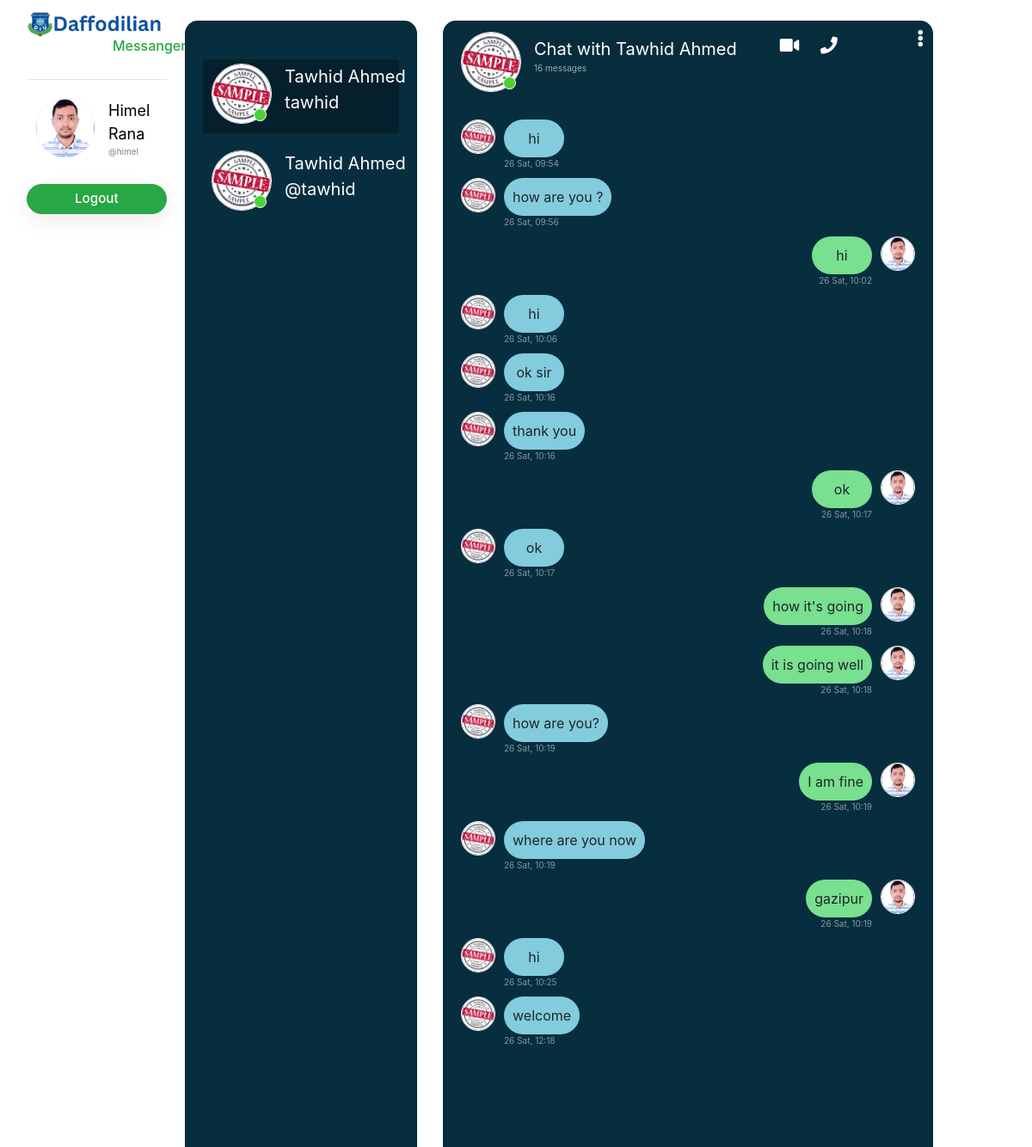
The page /app/chat/ (signed in, upper part) on the database as committed earlier.
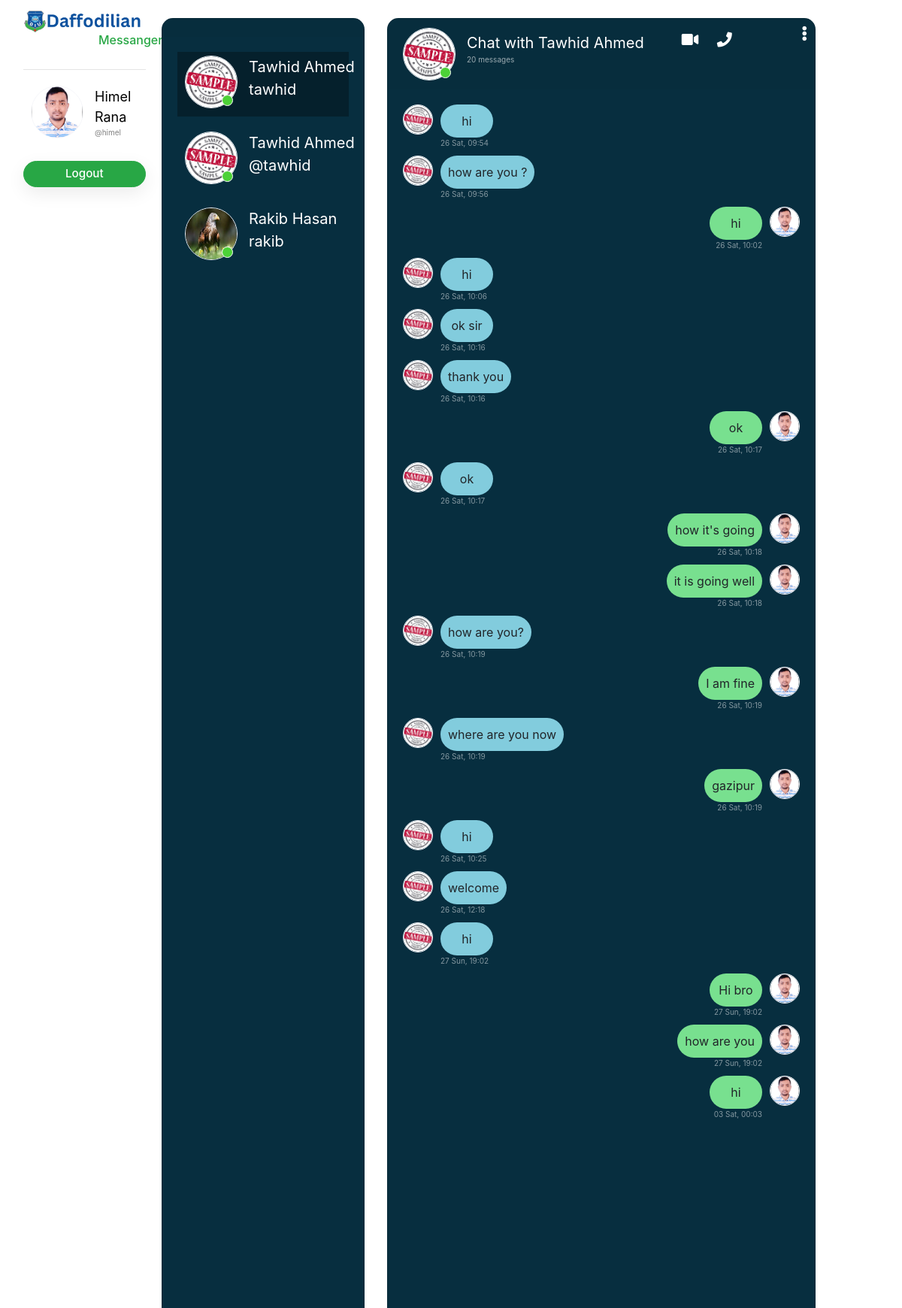
The same page on the database as committed later.
### network/models.py (models this page shows, shortened)
class User(AbstractUser):
    profile_pic = models.ImageField(upload_to='profile_pic/')
    bio = models.TextField(max_length=160, blank=True, null=True)
    cover = models.ImageField(upload_to='covers/', blank=True)

### chat/models.py (models this page shows)
class Thread(models.Model):
    first_person = models.ForeignKey(User, on_delete=models.CASCADE, null=True, blank=True,
                                     related_name='thread_first_person')
    second_person = models.ForeignKey(User, on_delete=models.CASCADE, null=True, blank=True,
                                      related_name='thread_second_person')
    updated = models.DateTimeField(auto_now=True)
    timestamp = models.DateTimeField(auto_now_add=True)
    objects = ThreadManager()
    class Meta:
        unique_together = ['first_person', 'second_person']

class ChatMessage(models.Model):
    thread = models.ForeignKey(Thread, null=True, blank=True, on_delete=models.CASCADE,
                               related_name='chatmessage_thread')
    user = models.ForeignKey(User, on_delete=models.CASCADE)
    message = models.TextField()
    timestamp = models.DateTimeField(auto_now_add=True)

### chat/views.py (the view)
# urls.py: path('', views.messages_page),
@login_required
def messages_page(request):
    threads = Thread.objects.by_user(user=request.user).prefetch_related('chatmessage_thread').order_by('timestamp')
    context = {
        'Threads': threads
    }
    return render(request, 'messages.html', context)

### chat/models.py (called while the page is built)
    def by_user(self, **kwargs):
        user = kwargs.get('user')
        lookup = Q(first_person=user) | Q(second_person=user)
        qs = self.get_queryset().filter(lookup).distinct()
        return qs

### chat/templates/messages.html (shortened to what this page needs)
{%  load static %}
<html>
	<head>
		<link rel="stylesheet" href="https://stackpath.bootstrapcdn.com/bootstrap/4.1.3/css/bootstrap.min.css">
		<link rel="stylesheet" href="https://use.fontawesome.com/releases/v5.5.0/css/all.css">
		<link rel="stylesheet" type="text/css" href="https://cdnjs.cloudflare.com/ajax/libs/malihu-custom-scrollbar-plugin/3.1.5/jquery.mCustomScrollbar.min.css">
        <link href="{% static 'network/styles.css' %}" rel="stylesheet">
        <link rel="stylesheet" href="{% static 'chat/css/messages.css' %}">
    </head>
	<body>
		<div class="container-fluid h-100">
			<div class="row   h-100 ">
                <div class="col-md-2">
                    <nav class="navbar ">
                        <a href="{% url 'index' %}" class="navbar-brand">
                            <img src="{% static 'network/Images/logo.png' %}" height="31px">
                            <h6 style="padding-left: 100px;color: #28a745;">Messanger</h6>
                        </a>
                        <div style="height: 100%;">
                            <div>
                                 <hr>
                            </div>
                            <div>
                                 <ui class="contacts">
                                   <li class=" ">
                                      <div class="d-flex ">
                                         <div class=" ">
                                            <img src="{{ request.user.profile_pic.url }}" class="rounded-circle user_img">
                                         </div>
                                         <div class="user_info">
                                            <span style="color: black; font-size: 18px;">{{ request.user.first_name }} {{ request.user.last_name }}</span>
                                            <span style="color: gray; font-size: 10px; ">@{{ request.user.username }}</span>
                                         </div>
                                      </div>
                                   </li>
                                </ui>
                            </div>
                            <div style="margin-top: 15%">
                                {% if user.is_authenticated %}
                                    <a href="{% url 'logout' %}" class="btn btn-success new-post-btn">Logout</a>
                                {% endif %}
                            </div>
                        </div>
                    </nav>
                </div>
				<div class="col-md-4 col-xl-3 chat h-90 mt-4">
                    <div class="card mb-sm-3 mb-md-0 contacts_card">
					<div class="card-header">
					</div>
					<div class="card-body contacts_body">
						<ui class="contacts">
                            {% for thread in Threads %}
                                <li class="{% if forloop.first %}active{% endif %} contact-li" chat-id="chat_{{ thread.id }}" style="cursor: pointer">
                                    <div class="d-flex bd-highlight">
                                        <div class="img_cont">
                                            {% if thread.first_person == user %}
                                                <img src="{{ thread.second_person.profile_pic.url }}" class="rounded-circle user_img">
                                            {% else %}
                                                <img src="{{ thread.first_person.profile_pic.url }}" class="rounded-circle user_img">
                                            {% endif %}
                                            <span class="online_icon"></span>
                                        </div>
                                        <div class="user_info">
                                            {% if thread.first_person == user %}
                                                <span>{{ thread.second_person.first_name }} {{ thread.second_person.last_name }}</span>
                                            {% else %}
                                                <span>{{ thread.first_person.first_name }} {{ thread.first_person.last_name }}</span>
                                            {% endif %}
                                            <p>
                                                {% if thread.first_person == user %}
                                                <span>@{{ thread.second_person.username }}</span>
                                                {% else %}
                                                <span>{{ thread.first_person.username }}</span>
                                                {% endif %}
                                            </p>
                                        </div>
                                    </div>
                                </li>
                            {% endfor %}
						</ui>
					</div>
				</div></div>
				<div class="col-md-6 col-xl-6 chat h-90 mt-4">
					<div class="card">
                        {% for thread in Threads %}
                            <div class="messages-wrapper  {% if forloop.first %}hide is_active{% else %}hide{% endif %}" chat-id="chat_{{ thread.id }}" other-user-id="
                                        {% if thread.first_person == user %}
                                            {{ thread.second_person.id }}
                                        {% else %}
                                            {{ thread.first_person.id }}
                                        {% endif %}
                                    ">
                                <div class="card-header msg_head">
                                    <div class="d-flex bd-highlight">
                                        <div class="img_cont">
                                            {% if thread.first_person == user %}
                                                <img src="{{ thread.second_person.profile_pic.url }}"  class="rounded-circle user_img">
                                            {% else %}
                                                <img src="{{ thread.first_person.profile_pic.url }}" class="rounded-circle user_img">
                                            {% endif %}
                                            <span class="online_icon"></span>
                                        </div>
                                        <div class="user_info">
                                            {% if thread.first_person == user %}
                                                    <span>Chat with {{ thread.second_person.first_name }} {{ thread.second_person.last_name }}</span>
                                            {% else %}
                                                <span>Chat with {{ thread.first_person.first_name }} {{ thread.first_person.last_name }}</span>
                                            {% endif %}
                                            <p>{{ thread.chatmessage_thread.all.count }} messages</p>
                                        </div>
                                        <div class="video_cam">
                                            <span><i class="fas fa-video"></i></span>
                                            <span><i class="fas fa-phone"></i></span>
                                        </div>
                                    </div>
                                    <span id="action_menu_btn"><i class="fas fa-ellipsis-v"></i></span>
                                </div>
                                <div class="card-body msg_card_body">
                                    {% for chat in thread.chatmessage_thread.all %}
                                        {% if chat.user == user %}
                                            <div class="d-flex mb-4 replied">
                                                <div class="msg_cotainer_send">
                                                    {{ chat.message }}
                                                    <span class="msg_time_send">{{ chat.timestamp|date:"d D" }}, {{ chat.timestamp|time:"H:i" }}</span>
                                                </div>
                                            <div class="img_cont_msg">
                                                {% if thread.first_person == user %}
                                                     <img src="{{ thread.first_person.profile_pic.url }}" style="max-width: 40px; max-height: 40px;" class="rounded-circle user_img">
                                                {% else %}
                                                    <img src="{{ thread.second_person.profile_pic.url }}" style="max-width: 40px; max-height: 40px;" class="rounded-circle user_img">
                                                {% endif %}
                                            </div>
                                        </div>
                                        {% else %}
                                            <div class="d-flex mb-4 received">
                                            <div class="img_cont_msg">
                                                {% if thread.first_person == user %}
                                                     <img src="{{ thread.second_person.profile_pic.url }}" style="max-width: 40px; max-height: 40px;" class="rounded-circle user_img">
                                                {% else %}
                                                    <img src="{{ thread.first_person.profile_pic.url }}"  style="max-width: 40px; max-height: 40px;" class="rounded-circle user_img">
                                                {% endif %}
                                            </div>
                                            <div class="msg_cotainer">
                                                {{ chat.message }}
                                                <span class="msg_time">{{ chat.timestamp|date:"d D" }}, {{ chat.timestamp|time:"H:i" }}</span>
                                            </div>
                                        </div>
                                        {% endif %}
                                    {% endfor %}
                                </div>
					        </div>
                        {% endfor %}
                    </div>
				</div>
			</div>
		</div>
	</body>
</html>

### network/static/network/styles.css (style rules this page uses)
.btn { border-radius: 20px; padding: 0.32rem 1rem 0.375rem 1rem; }
.btn, .btn:focus, .btn:active { box-shadow: none !important; -webkit-box-shadow: none !important; }
.new-post-btn { padding-left: 55px !important; padding-right: 55px !important; font-size: .95em; font-weight: 530; box-shadow: rgba(0, 0, 0, 0.08) 0px 8px 24px !important; }

### network/static/chat/css/messages.css (style rules this page uses)
.card { height: 90%; border-radius: 15px !important; background-color: #072e3f; }
.contacts_body { overflow-y: auto; white-space: nowrap; }
.msg_card_body { overflow-y: auto; max-height: 65%; padding-bottom: 20px; }
.card-header { border-radius: 15px 15px 0 0 !important; border-bottom: 0 !important; }
.contacts { list-style: none; padding: 0; }
.contacts li { width: 100% !important; padding: 5px 10px; margin-bottom: 15px !important; }
.active { background-color: rgba(0, 0, 0, 0.3); }
.user_img { height: 70px; width: 70px; border: 1.5px solid #f5f6fa; }
.img_cont { position: relative; height: 70px; width: 70px; }
.img_cont_msg { height: 40px; width: 40px; }
.online_icon { position: absolute; height: 15px; width: 15px; background-color: #4cd137; border-radius: 50%; bottom: 0.2em; right: 0.4em; border: 1.5px solid white; }
.user_info { margin-top: auto; margin-bottom: auto; margin-left: 15px; }
.user_info span { font-size: 20px; color: white; }
.user_info p { font-size: 10px; color: rgba(255, 255, 255, 0.6); }
.video_cam { margin-left: 50px; margin-top: 5px; }
.video_cam span { color: white; font-size: 20px; cursor: pointer; margin-right: 20px; }
.msg_cotainer { margin-top: auto; margin-bottom: auto; margin-left: 10px; border-radius: 25px; background-color: #82ccdd; padding: 10px; position: relative; min-width: 70px; text-align: center; }
.msg_cotainer_send { min-width: 70px; text-align: center; margin-top: auto; margin-bottom: auto; margin-right: 10px; border-radius: 25px; background-color: #78e08f; padding: 10px; position: relative; }
.msg_time { position: absolute; left: 0; bottom: -15px; color: rgba(255, 255, 255, 0.5); font-size: 10px; }
.msg_time_send { position: absolute; right: 0; bottom: -15px; color: rgba(255, 255, 255, 0.5); font-size: 10px; }
.msg_head { position: relative; }
#action_menu_btn { position: absolute; right: 10px; top: 10px; color: white; cursor: pointer; font-size: 20px; }
.received { justify-content: flex-start; }
.replied { justify-content: flex-end; }
.is_active { display: block !important; }
.hide { display: none; }
.msg_card_body { -ms-overflow-style: none; scrollbar-width: none; }
.messages-wrapper { height: 100%; }

Rows that differ between the two databases and show on the page:
computed for Thread (number 1 of 3 on the later page): chatmessage_thread.all.count "16" → "20"
added Thread: first_person.profile_pic (picture), first_person.first_name "Rakib", first_person.last_name "Hasan", first_person.username "rakib", shown under "Messanger"
added ChatMessage: first_person.profile_pic (picture), message "hi", timestamp "27 Sun", timestamp "19:02", shown under Thread (number 1 of 3 on the later page)
added ChatMessage: message "Hi bro", timestamp "27 Sun", timestamp "19:02", second_person.profile_pic (picture), shown under Thread (number 1 of 3 on the later page)
added ChatMessage: message "how are you", timestamp "27 Sun", timestamp "19:02", second_person.profile_pic (picture), shown under Thread (number 1 of 3 on the later page)
added ChatMessage: message "hi", timestamp "03 Sat", timestamp "00:03", second_person.profile_pic (picture), shown under Thread (number 1 of 3 on the later page)
